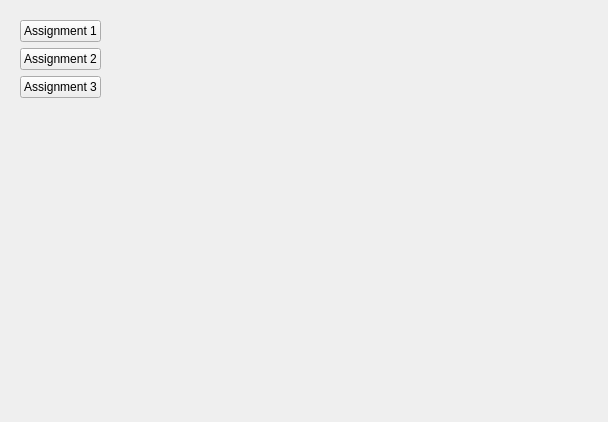
<?xml version="1.0" encoding="UTF-8"?>
<ui version="4.0">
 <class>Form</class>
 <widget class="QWidget" name="Form">
  <property name="geometry">
   <rect>
    <x>0</x>
    <y>0</y>
    <width>608</width>
    <height>422</height>
   </rect>
  </property>
  <property name="windowTitle">
   <string>Form</string>
  </property>
  <layout class="QHBoxLayout" name="horizontalLayout">
   <item>
    <widget class="QWidget" name="widget_2" native="true">
     <layout class="QVBoxLayout" name="verticalLayout">
      <item>
       <widget class="QPushButton" name="assignment1Btn">
        <property name="text">
         <string>Assignment 1</string>
        </property>
       </widget>
      </item>
      <item>
       <widget class="QPushButton" name="assignment2Btn">
        <property name="text">
         <string>Assignment 2</string>
        </property>
       </widget>
      </item>
      <item>
       <widget class="QPushButton" name="assignment3Btn">
        <property name="text">
         <string>Assignment 3</string>
        </property>
       </widget>
      </item>
      <item>
       <spacer name="verticalSpacer">
        <property name="orientation">
         <enum>Qt::Vertical</enum>
        </property>
        <property name="sizeHint" stdset="0">
         <size>
          <width>20</width>
          <height>40</height>
         </size>
        </property>
       </spacer>
      </item>
     </layout>
    </widget>
   </item>
   <item>
    <spacer name="horizontalSpacer">
     <property name="orientation">
      <enum>Qt::Horizontal</enum>
     </property>
     <property name="sizeHint" stdset="0">
      <size>
       <width>438</width>
       <height>20</height>
      </size>
     </property>
    </spacer>
   </item>
  </layout>
 </widget>
 <resources/>
 <connections/>
</ui>
